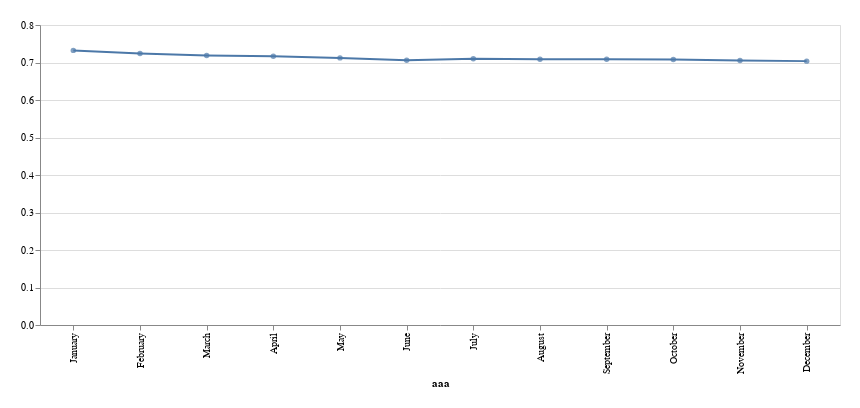

Notebook code cell kept with this figure:
### Code cell
import altair as alt

ordered_months = ['January', 'February', 'March', 'April', 'May', 'June', 'July', 'August', 'September', 'October', 'November', 'December']

dropdown_year = alt.binding_select(
    options=data_reduced['year'].unique().tolist(),
    name='Escolha o ano '
)
year_param = alt.param(
    value=2017,
    bind=dropdown_year
)

dropdown_song = alt.binding_select(
    options=['energy', 'danceability', 'streams'],
    name='Escolha musica '
)
ycol_param = alt.param(
    value='energy',
    bind=dropdown_song
)

grafico = alt.Chart(data_reduced,  width=800, height=300).mark_line().encode(
    alt.X('month', type='nominal', title='aaa', sort=ordered_months),
    alt.Y('y', type='quantitative', title=''),
    # color='Origin:N'
).transform_calculate(
    y=f'datum[{ycol_param.name}]'

).transform_filter(
    # year_param
    alt.FieldEqualPredicate(field='year', equal=year_param)

).add_params(
    ycol_param,
    year_param

)

circulos = grafico.mark_circle()
(grafico + circulos).properties(padding=20)

### Figure 1 — Vega-Lite specification as saved in the notebook (floating-point values rounded to 4 significant figures)
{"config": {"view": {"continuousWidth": 300, "continuousHeight": 300}}, "layer": [{"mark": {"type": "line"}, "encoding": {"x": {"field": "month", "sort": ["January", "February", "March", "April", "May", "June", "July", "August", "September", "October", "November", "December"], "title": "aaa", "type": "nominal"}, "y": {"field": "y", "title": "", "type": "quantitative"}}, "transform": [{"calculate": "datum[param_2]", "as": "y"}, {"filter": {"equal": {"expr": "param_1"}, "field": "year"}}]}, {"mark": {"type": "circle"}, "encoding": {"x": {"field": "month", "sort": ["January", "February", "March", "April", "May", "June", "July", "August", "September", "October", "November", "December"], "title": "aaa", "type": "nominal"}, "y": {"field": "y", "title": "", "type": "quantitative"}}, "transform": [{"calculate": "datum[param_2]", "as": "y"}, {"filter": {"equal": {"expr": "param_1"}, "field": "year"}}]}], "data": {"name": "data-c9f9d34c79ce41f84b45cb18a41704ee"}, "height": 300, "padding": 20, "params": [{"name": "param_2", "bind": {"input": "select", "options": ["energy", "danceability", "streams"], "name": "Escolha musica "}, "value": "energy"}, {"name": "param_1", "bind": {"input": "select", "options": [2017, 2018, 2019], "name": "Escolha o ano "}, "value": 2017}], "width": 800, "$schema": "https://vega.github.io/schema/vega-lite/v5.15.1.json", "datasets": {"data-c9f9d34c79ce41f84b45cb18a41704ee": [{"month": "April", "year": 2017, "danceability": 0.6822, "energy": 0.7166, "streams": 666608907}, {"month": "April", "year": 2018, "danceability": 0.6963, "energy": 0.6977, "streams": 1365325611}, {"month": "April", "year": 2019, "danceability": 0.6762, "energy": 0.6832, "streams": 1638050327}, {"month": "August", "year": 2017, "danceability": 0.6879, "energy": 0.7086, "streams": 921262815}, {"month": "August", "year": 2018, "danceability": 0.6951, "energy": 0.6685, "streams": 1150392588}, {"month": "August", "year": 2019, "danceability": 0.6899, "energy": 0.6863, "streams": 1490729850}, {"month": "December", "year": 2017, "danceability": 0.7018, "energy": 0.7037, "streams": 1159978065}, {"month": "December", "year": 2018, "danceability": 0.6967, "energy": 0.6746, "streams": 1318345076}, {"month": "December", "year": 2019, "danceability": 0.6833, "energy": 0.6849, "streams": 2249310756}, {"month": "February", "year": 2017, "danceability": 0.6736, "energy": 0.724, "streams": 640056336}, {"month": "February", "year": 2018, "danceability": 0.6973, "energy": 0.7071, "streams": 1087438283}, {"month": "February", "year": 2019, "danceability": 0.6872, "energy": 0.6725, "streams": 1359271519}, {"month": "January", "year": 2017, "danceability": 0.6669, "energy": 0.7323, "streams": 773479886}, {"month": "January", "year": 2018, "danceability": 0.6996, "energy": 0.7076, "streams": 1457783813}, {"month": "January", "year": 2019, "danceability": 0.6891, "energy": 0.6759, "streams": 1461964051}, {"month": "July", "year": 2017, "danceability": 0.6884, "energy": 0.7102, "streams": 1077090121}, {"month": "July", "year": 2018, "danceability": 0.6965, "energy": 0.6737, "streams": 1409090052}, {"month": "July", "year": 2019, "danceability": 0.6805, "energy": 0.6805, "streams": 1698923249}, {"month": "June", "year": 2017, "danceability": 0.6844, "energy": 0.706, "streams": 825121347}, {"month": "June", "year": 2018, "danceability": 0.6995, "energy": 0.679, "streams": 1111593212}, {"month": "June", "year": 2019, "danceability": 0.6752, "energy": 0.6854, "streams": 1285984352}, {"month": "March", "year": 2017, "danceability": 0.6775, "energy": 0.7185, "streams": 649121902}, {"month": "March", "year": 2018, "danceability": 0.6918, "energy": 0.6952, "streams": 1070029960}, {"month": "March", "year": 2019, "danceability": 0.6885, "energy": 0.6766, "streams": 1336711166}, {"month": "May", "year": 2017, "danceability": 0.6817, "energy": 0.7123, "streams": 958422958}, {"month": "May", "year": 2018, "danceability": 0.6938, "energy": 0.6891, "streams": 1116745216}, {"month": "May", "year": 2019, "danceability": 0.6763, "energy": 0.68, "streams": 1274849101}, {"month": "November", "year": 2017, "danceability": 0.6944, "energy": 0.7054, "streams": 947868171}, {"month": "November", "year": 2018, "danceability": 0.7001, "energy": 0.6631, "streams": 1202079983}, {"month": "November", "year": 2019, "danceability": 0.6859, "energy": 0.673, "streams": 1678807110}, {"month": "October", "year": 2017, "danceability": 0.6867, "energy": 0.7081, "streams": 1114619309}, {"month": "October", "year": 2018, "danceability": 0.6987, "energy": 0.6653, "streams": 1451885143}, {"month": "October", "year": 2019, "danceability": 0.6878, "energy": 0.6733, "streams": 1576280497}, {"month": "September", "year": 2017, "danceability": 0.6842, "energy": 0.7088, "streams": 915802255}, {"month": "September", "year": 2018, "danceability": 0.6976, "energy": 0.676, "streams": 1149907637}, {"month": "September", "year": 2019, "danceability": 0.6846, "energy": 0.6837, "streams": 1946252771}]}}
